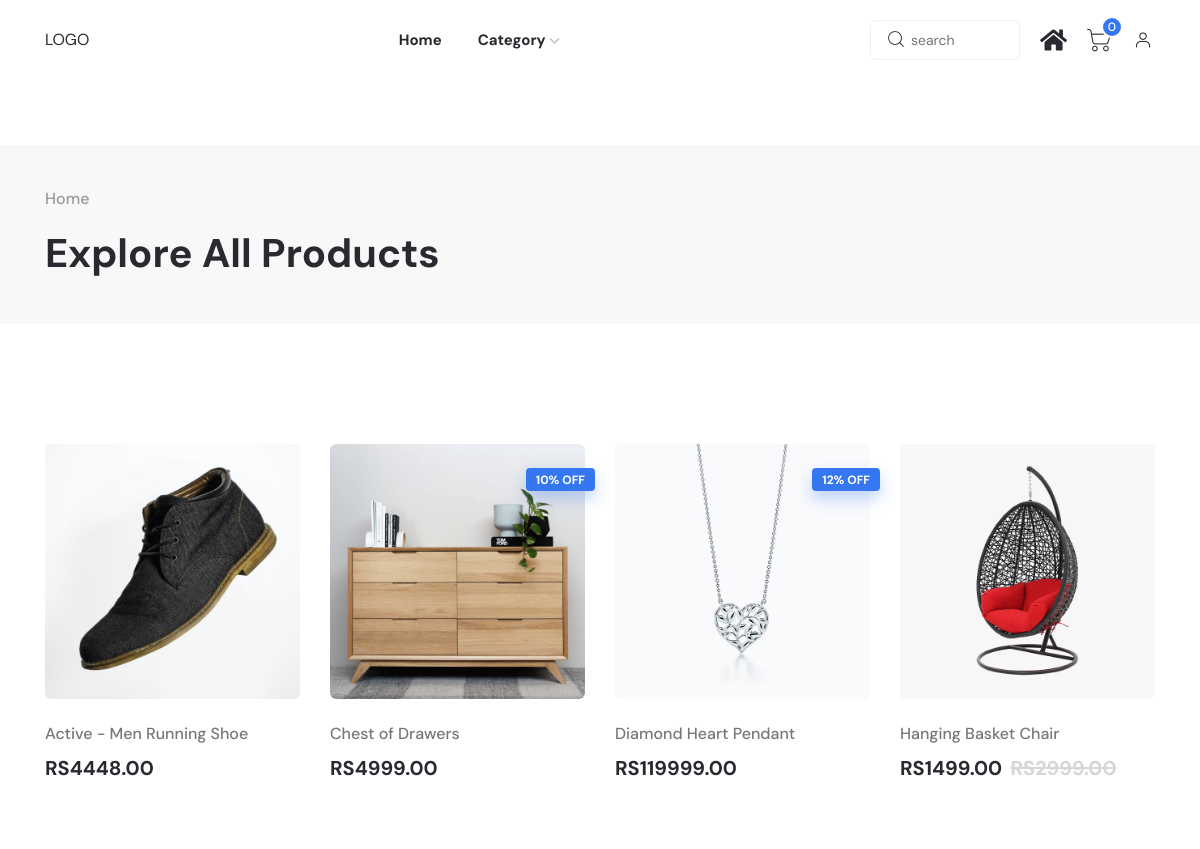
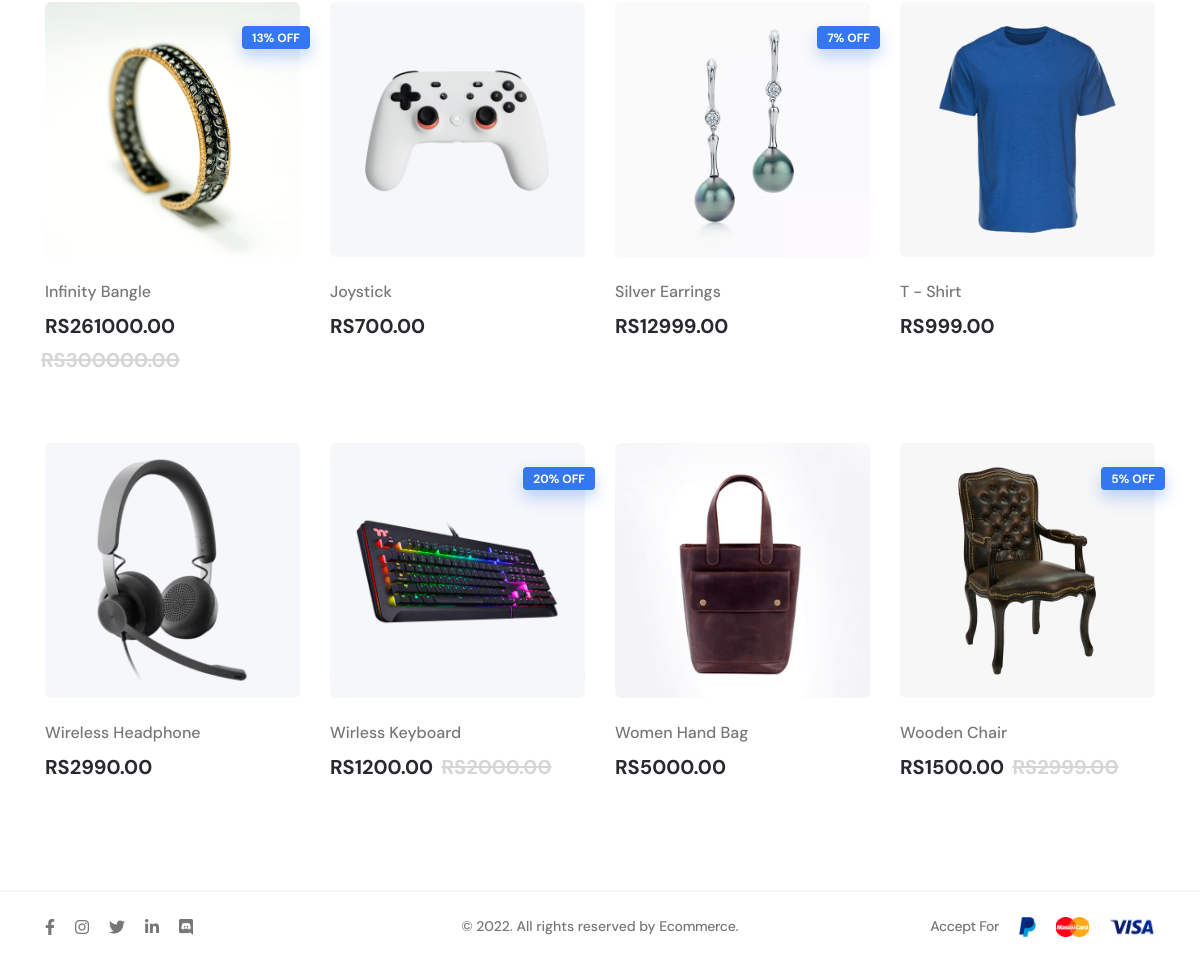
Screenshot of / (signed in) with the database file from the repository (2 pictures, top to bottom).
### shopapp/models.py (models this page shows, shortened)
class Product(models.Model):
    title=models.CharField(max_length=255)
    description=models.TextField()
    unit_price=models.DecimalField(max_digits=8 , decimal_places=2 )
    inventory=models.IntegerField()
    last_update=models.DateTimeField(auto_now=True)
    collection=models.ForeignKey(Collection, on_delete=models.PROTECT)
    promotions=models.ManyToManyField(Promotion , blank=True)
    offer=models.IntegerField(blank=True, null=True)
    oldPrice=models.DecimalField(max_digits=8 , decimal_places=2,blank=True, null=True)
    img = models.ImageField(upload_to=filepath, blank=True)

### shopapp/views.py (the view, shortened to what this page needs)
# urls.py: path("", views.product_list,name=""),
@login_required()
def product_list(request):
    customer=Customer.objects.filter(user=request.user).exists()
    if customer:
        customer=Customer.objects.get(user=request.user)
    else:
        Customer.objects.create(user=request.user,phone="+91")
        cartItems=0
    cart=Cart.objects.filter(customer=customer).exists()
    if cart:
        cart=Cart.objects.get(customer=customer)
    cart=Cart.objects.get(customer=customer)
    cartItems=CartItem.objects.filter(cart=cart).count()
    products=Product.objects.order_by('title')
    products=list(products)
    data={
        "products":products,
        "cartCount":cartItems
    }
    return render(request , "shop.html",data)

### shopapp/context_processors.py (called while the page is built)
def CollectionContext(request):
    collection=Collection.objects.all()
    return {"collection": collection}

def CurrencyContext(request):
    return {"currency":"RS"}

### shopapp/templates/shop.html (shortened to what this page needs)
{% extends 'base.html' %}
{% block content %}
    <main class="main-wrapper">
        <div class="axil-breadcrumb-area">
            <div class="container">
                <div class="row align-items-center">
                    <div class="col-lg-6 col-md-8">
                        <div class="inner">
                            <ul class="axil-breadcrumb">
                                <li class="axil-breadcrumb-item active" aria-current="page"><a href="/">Home</a></li>
                            </ul>
                            <h1 class="title">Explore All Products</h1>
                        </div>
                    </div>
                </div>
            </div>
        </div>
        <div class="axil-shop-area axil-section-gap bg-color-white">
            <div class="container">
                <div class="row row--15">
                    {%for x in products %}
                    <div class="col-xl-3 col-lg-4 col-sm-6">
                        <div class="axil-product product-style-one has-color-pick mt--40">
                            <div class="thumbnail">
                                <a href="{%url 'product' x.id%}">
                                    <img src="{{x.img.url}}" alt="Product Images">
                                </a>
                                {% if x.offer %}
                                <div class="label-block label-right">
                                    <div class="product-badget">{{x.offer}}% OFF</div>
                                </div>
                                {% endif %}
                            </div>
                            <div class="product-content">
                                <div class="inner">
                                    <h5 class="title"><a href="{%url 'product' x.id%}">{{x.title}}</a></h5>
                                    <div class="product-price-variant">
                                        <span class="price current-price">{{currency}}{{x.unit_price}}</span>
                                        {% if x.oldPrice %}
                                        <span class="price old-price">{{currency}}{{x.oldPrice}}</span>
                                        {% endif %}
                                    </div>
                                </div>
                            </div>
                        </div>
                    </div>
                    {% endfor %}
                </div>
            </div>
        </div>
    </main>
{% endblock content %}

### rows the page displays
Product: img (picture), title "Active - Men Running Shoe", currency "RS", unit_price "4448.00"
Product: img (picture), offer "10", title "Chest of Drawers", currency "RS", unit_price "4999.00"
Product: img (picture), offer "12", title "Diamond Heart Pendant", currency "RS", unit_price "119999.00"
Product: img (picture), title "Hanging Basket Chair", currency "RS", unit_price "1499.00", oldPrice "2999.00"
Product: img (picture), offer "13", title "Infinity Bangle", currency "RS", unit_price "261000.00", oldPrice "300000.00"
Product: img (picture), title "Joystick", currency "RS", unit_price "700.00"
Product: img (picture), offer "7", title "Silver Earrings", currency "RS", unit_price "12999.00"
Product: img (picture), title "T - Shirt", currency "RS", unit_price "999.00"
Product: img (picture), title "Wireless Headphone", currency "RS", unit_price "2990.00"
Product: img (picture), offer "20", title "Wirless Keyboard", currency "RS", unit_price "1200.00", oldPrice "2000.00"
Product: img (picture), title "Women Hand Bag", currency "RS", unit_price "5000.00"
Product: img (picture), offer "5", title "Wooden Chair", currency "RS", unit_price "1500.00", oldPrice "2999.00"

### other values shown
{{ cartCount }} "0"
